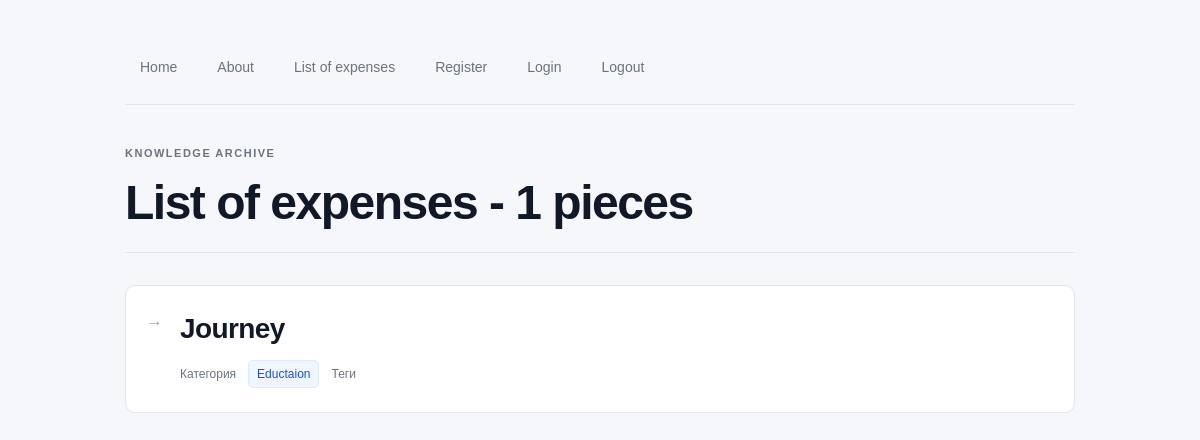
Page /expenses/ (signed in) on the earlier database version.
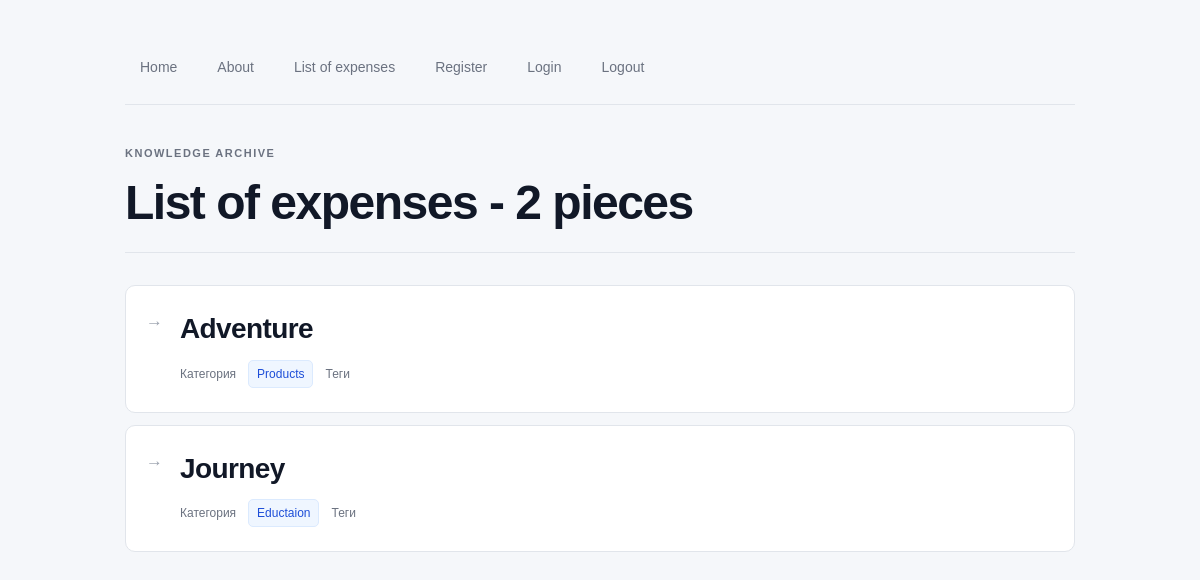
Same page on the later database version.
### expenses/models.py (models this page shows, shortened)
class Expense(models.Model):
    title = models.CharField(max_length=100)
    amount = models.IntegerField()
    created_at = models.DateTimeField(auto_now_add = True)
    updated_at = models.DateTimeField(auto_now = True)
    author = models.CharField(max_length=100)
    payment_type = models.ForeignKey(PaymentType,
    on_delete=models.PROTECT,
    related_name = 'expenses',)
    category = models.ForeignKey(
    Category,
    on_delete=models.PROTECT,
    related_name = 'expenses',)
    author = models.ForeignKey(
        settings.AUTH_USER_MODEL ,
        on_delete = models.CASCADE,
        related_name='expenses',
     )
    class Meta:
        verbose_name = 'Expense'
        verbose_name_plural = 'Expenses'
        ordering = ['-created_at']

class Category(models.Model):
    name = models.CharField(max_length=100, unique = True)
    slug = models.SlugField(max_length=100, unique = True)
    class Meta:
        verbose_name = 'Category'
        verbose_name_plural = 'Categories'
        ordering = ['name']
    def __str__(self):
        return self.name

### expenses/views.py (the view)
# urls.py: path('', views.expenses_view_list, name='expenses_list'),
@login_required
def expenses_view_list(request: HttpRequest) -> HttpResponse:
    expenses = Expense.objects.filter(author=request.user)
    return render(request, 'expenses/expenses_list.html', {'expenses': expenses})

### templates/expenses/expenses_list.html (shortened to what this page needs)
{% extends "base.html" %}
{% block content %}
{%with total=expenses|length%}
<h1>List of expenses - {{total}} pieces</h1>
{%endwith%}
<ul>
{%for expense in expenses%}
<li>
    <a href ="{% url 'expenses:expenses_detail' expense.id %}">
     <span class="expense-title">{{ expense.title }}</span>
            </a>
            <div class="expense-meta">
                <span class="meta-label">Категория</span>
                {% if expense.category == "backend" %}
                    <span class="meta-badge">{{ expense.category }}</span>
                {% elif expense.category == "devops" %}
                    <span class="meta-badge">{{ expense.category }}</span>
                {% else %}
                    <span class="meta-badge">{{ expense.category }}</span>
                {% endif %}
                <span class="meta-label">Теги</span>
            </div>
        </li>
    {% empty %}
        <li class="empty-message">List of expences is empty</li>
    {% endfor %}
</ul>
{% endblock %}

### templates/base.html (shortened to what this page needs)
{%load static%}
<!DOCTYPE html>
<html lang="ru">
<head>
    <link rel="stylesheet" href="{% static 'css/style.css'%}">
</head>
<body>
    {% include 'page_header.html'%}
    {% block content %}
{% endblock %}
</body>
</html>

### templates/page_header.html
<header class="site-header">
<nav>
<a href = "{%url 'home'%}">Home</a>
<a href = "{%url 'about'%}">About</a>
<a href = "{%url 'expenses:expenses_list'%}">List of expenses</a>
<a href = "{%url 'accounts:register'%}">Register</a>
<a href = "{%url 'accounts:login'%}">Login</a>
{% if user.is_authenticated%}
    <a href = "{%url 'accounts:logout'%}">Logout</a>
{% endif %}
</nav>
</header>

### static/css/style.css (style rules this page uses)
:root { --bg: #f5f7fa; --surface: #ffffff; --text: #1f2937; --muted: #6b7280; --border: #e1e5eb; --accent: #2563eb; --accent-hover: #1d4ed8; --accent-light: #eff6ff; --danger: #dc2626; }
* { box-sizing: border-box; }
body { margin: 0; min-height: 100vh; padding: 48px 24px 80px; overflow-x: hidden; background: var(--bg); color: var(--text); font-family: Arial, Helvetica, sans-serif; font-size: 16px; -webkit-font-smoothing: antialiased; }
.site-header { max-width: 950px; margin: 0 auto 42px; padding-bottom: 18px; border-bottom: 1px solid var(--border); }
.site-header nav { display: flex; flex-wrap: wrap; gap: 10px; align-items: center; }
.site-header a { display: inline-block; padding: 10px 14px; border: 1px solid transparent; border-radius: 7px; background: transparent; color: var(--muted); font-family: inherit; font-size: 14px; font-weight: 500; letter-spacing: 0; text-transform: none; box-shadow: none; transition: background .2s, color .2s; }
h1 { max-width: 950px; margin: 0 auto 32px; padding: 0 0 20px; border-bottom: 1px solid var(--border); color: #111827; font-family: Arial, Helvetica, sans-serif; font-size: clamp(32px, 5vw, 48px); font-weight: 700; line-height: 1.2; letter-spacing: -1.5px; text-transform: none; overflow-wrap: anywhere; }
h1::before { content: "KNOWLEDGE ARCHIVE"; display: block; margin-bottom: 14px; color: var(--muted); font-family: inherit; font-size: 11px; font-weight: 600; letter-spacing: 1.5px; }
a { color: var(--accent); text-decoration: none; font-weight: 500; }
ul { max-width: 950px; margin: 32px auto 0; padding: 0; list-style: none; border: 0; }
li { position: relative; margin: 0 0 12px; padding: 24px 24px 24px 54px; border: 1px solid var(--border); border-radius: 10px; background: var(--surface); transition: border-color .2s, background .2s; }
li::before { content: "→"; position: absolute; left: 20px; top: 25px; color: #9ca3af; font-size: 17px; font-weight: 400; }
.expense-title { display: inline-block; color: #111827; font-family: Arial, Helvetica, sans-serif; font-size: clamp(21px, 3vw, 28px); font-weight: 600; letter-spacing: -.6px; line-height: 1.35; text-transform: none; overflow-wrap: anywhere; transition: color .2s; }
.expense-meta { max-width: 950px; margin: 16px auto; display: flex; flex-wrap: wrap; align-items: center; gap: 8px 12px; color: var(--muted); font-size: 13px; line-height: 1.5; letter-spacing: 0; text-transform: none; }
li .expense-meta { margin: 12px 0 0; }
.meta-label { color: var(--muted); font-size: 12px; font-weight: 500; letter-spacing: 0; }
.meta-badge, small { display: inline-block; margin: 0; padding: 4px 8px; border: 1px solid #dbeafe; border-radius: 5px; background: var(--accent-light); color: #1d4ed8; font-size: 12px; font-weight: 500; letter-spacing: 0; text-transform: none; }

Differences in the rows shown:
added Expense: title "Adventure", category "Products"
Other differences:
{{ total }}: "1" → "2"
